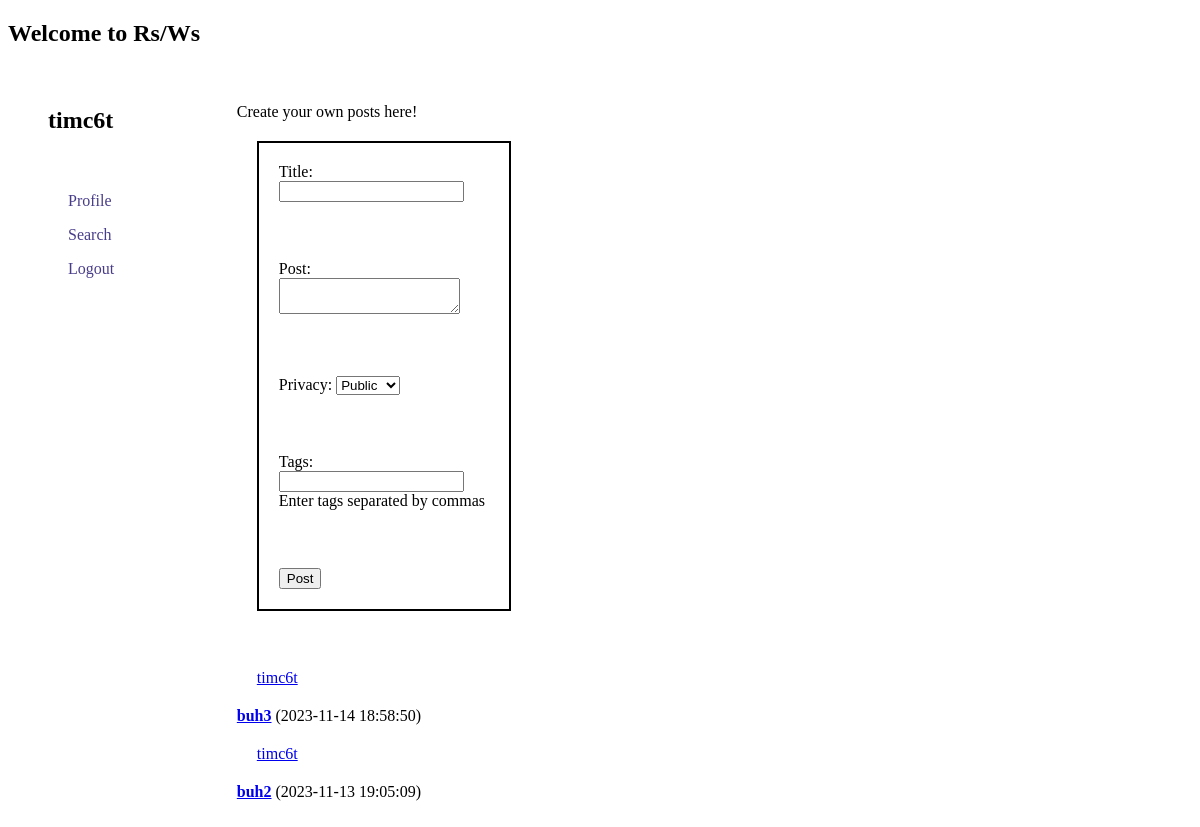
Page /dashboard.php (signed in) on the earlier database version.
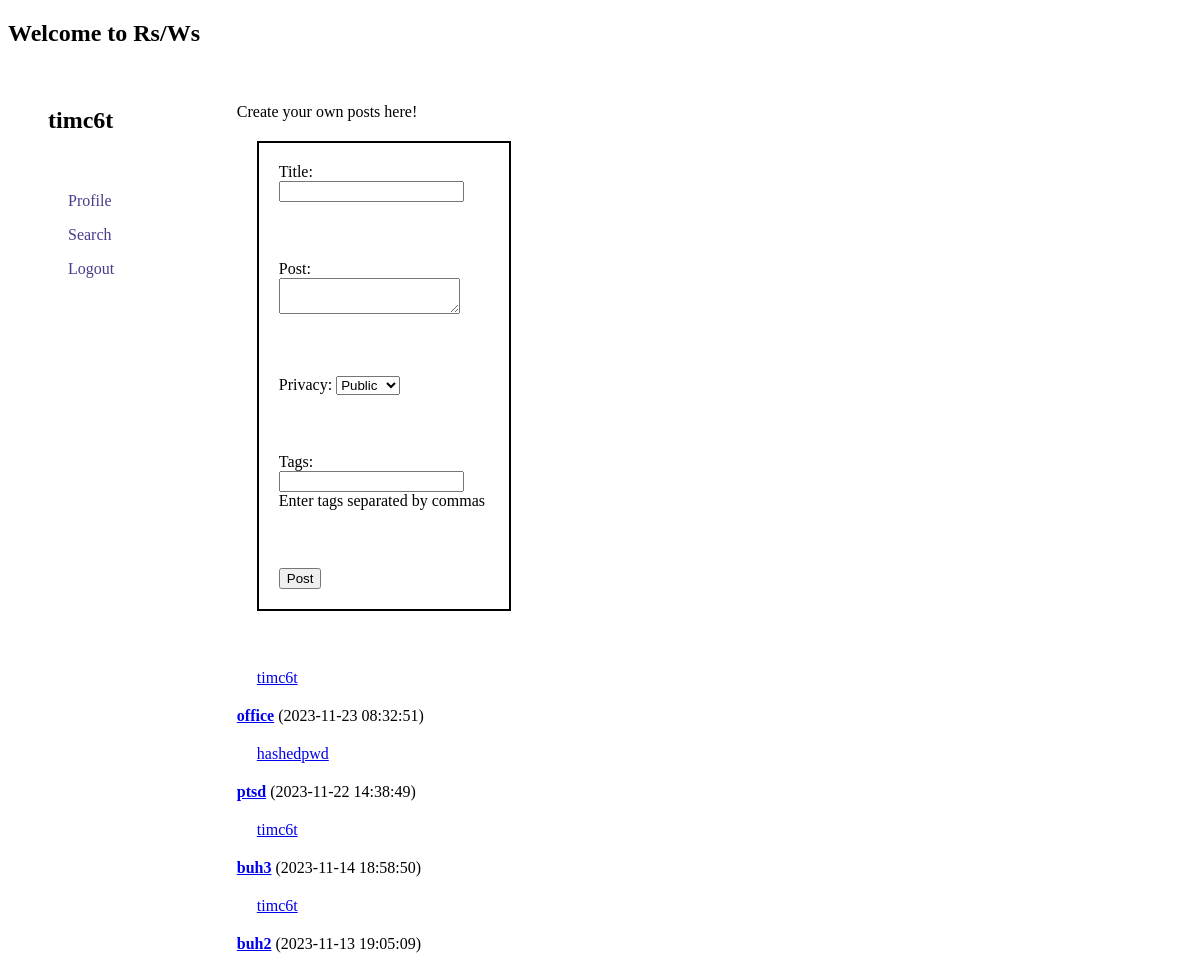
Same page on the later database version.
### tables this page shows
CREATE TABLE `texts` (
  `text_id` int(11) NOT NULL,
  `user_id` int(11) DEFAULT NULL,
  `title` varchar(255) DEFAULT NULL,
  `content` text NOT NULL,
  `is_public` tinyint(1) DEFAULT 1,
  `created_at` timestamp NOT NULL DEFAULT current_timestamp()
);

CREATE TABLE `users` (
  `user_id` int(11) NOT NULL,
  `username` varchar(50) NOT NULL,
  `email` varchar(100) NOT NULL,
  `password` varchar(255) NOT NULL,
  `activation_key` varchar(100) DEFAULT NULL,
  `profile_image` varchar(255) NOT NULL,
  `is_activated` tinyint(1) DEFAULT 0,
  `created_at` timestamp NOT NULL DEFAULT current_timestamp()
);

### dashboard.php (the view, shortened to what this page needs)
<?php
require_once "config.php";
$user_id = $_SESSION["user_id"];
$tags = [];
$sql_user = "SELECT username, profile_image FROM users WHERE user_id = ?";
if ($stmt_user = mysqli_prepare($link, $sql_user)) {
    mysqli_stmt_bind_param($stmt_user,"s", $user_id);
    if (mysqli_stmt_execute($stmt_user)) {
        mysqli_stmt_store_result($stmt_user);
        mysqli_stmt_bind_result($stmt_user, $username, $profile_image);
    } else {
        echo "Error fetching user data: " . mysqli_error($link);
        exit;
    }
} else {
    echo "Error preparing user query: " . mysqli_error($link);
    exit;
}
$sql_posts = "SELECT u.username AS post_user, t.text_id, t.user_id, t.title, t.content, t.created_at
              FROM texts t
              INNER JOIN users u ON t.user_id = u.user_id
              WHERE t.user_id = ? OR t.user_id IN (SELECT following_id FROM follows WHERE follower_id = ?)
              ORDER BY t.created_at DESC";
?>
<!DOCTYPE html>
<html lang="en">
<head>
    <link rel="stylesheet" href="styles.css">
</head>
<body>
    <h2>Welcome to Rs/Ws</h2>
    <div class="body">
        <div id="profile-navbar">
            <?php
                echo "<h2>$username</h2><br>";
            ?>
            <div id="navbar">
                <p><a class="no-line-navbar" href="profile.php">Profile</a></p>
                <p><a class="no-line-navbar" href="search.php">Search</a></p>
                <p><a class="no-line-navbar" href="logout.php">Logout</a></p>
            </div>
        </div>
        <div id="posts-dashboard">
            <p>Create your own posts here!</p>
            <div class=posting>
                <form method="POST" action="upload_text.php">
                    <div>
                        <label for="title">Title:</label>
                        <input type="text" id="title" name="title" required>
                    </div><br>
                    <div>
                        <label for="content">Post:</label><br>
                        <textarea name="content" maxlength="512" required></textarea>
                    </div><br>
                    <div>
                        <label for="is_public">Privacy:</label>
                        <select name="is_public">
                            <option value="public">Public</option>
                        </select>
                    </div><br>
                    <div>
                        <label>Tags:</label>
                        <input type="text" name="tags" value="<?php echo implode(', ', $tags); ?>"><br>
                        <span>Enter tags separated by commas</span>
                    </div><br>
                    <div>
                        <input type="submit" value="Post">
                    </div>
                </form>
            </div>
            <br>
            <p>
                <?php
                    if ($stmt_posts = mysqli_prepare($link, $sql_posts)) {
                        mysqli_stmt_bind_param($stmt_posts,"ss", $user_id, $user_id);
                        if (mysqli_stmt_execute($stmt_posts)) {
                            $result_posts = mysqli_stmt_get_result($stmt_posts);
                            while ($row = mysqli_fetch_assoc($result_posts)) {
                                $post_user_id = $row["user_id"];
                                $text_id = $row["text_id"];
                                $post_user = $row["post_user"];
                                $post_title = $row["title"];
                                $post_creation = $row["created_at"];
                                echo "<p><div class='username_post'><a href='profile.php?username=$post_user'>$post_user</a></div> <strong><a href='posts.php?user_id=$post_user_id&text_id=$text_id'>$post_title</a></strong> ($post_creation)</p>";
                            }
                        } else {
                            echo "Error fetching posts: " . mysqli_error($link);
                        }
                    } else {
                        echo "Error preparing posts query: " . mysqli_error($link);
                    }
                ?>
            </p>
        </div>
    </div>
</body>
</html>

Differences in the rows shown:
added texts: user.username "timc6t", title "office", created_at "2023-11-23 08:32:51"
now on this page (row unchanged): texts: user.username "hashedpwd", title "ptsd", created_at "2023-11-22 14:38:49"
